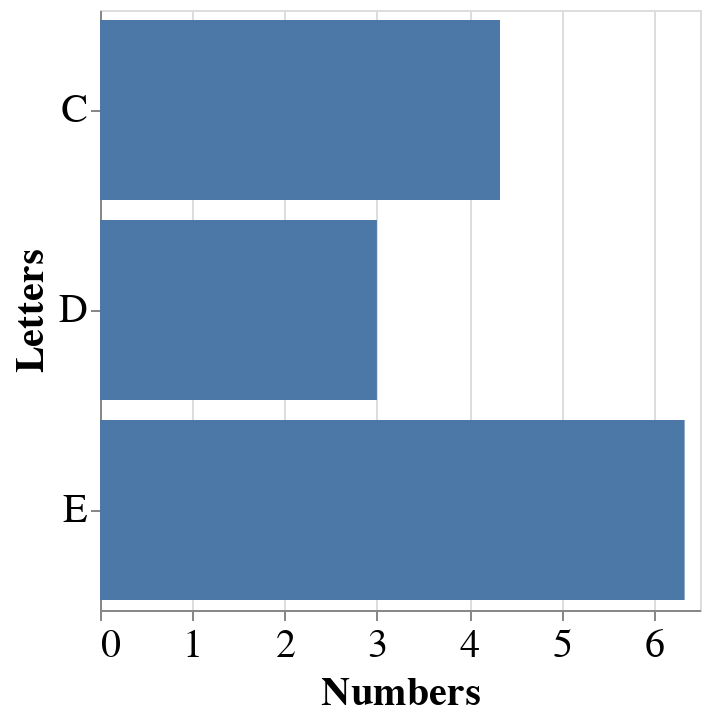

The notebook cell saved with this chart:
### Markdown cell above
Just to prove to ourselves Altair is doing what we think it is, let's plot this new dataframe:

### Code cell
alt.Chart(df2).mark_bar().encode(
    alt.Y('Letters:N'),
    alt.X('Numbers:Q')
)

### Figure 1 — Vega-Lite specification as saved in the notebook (floating-point values rounded to 4 significant figures)
{"height": 300, "config": {"style": {"circle": {"size": 400}, "point": {"size": 400}, "square": {"size": 400}}, "legend": {"symbolSize": 20, "titleFontSize": 20, "labelFontSize": 20}, "axis": {"titleFontSize": 20, "labelFontSize": 20}}, "data": {"name": "data-08532e5c2ba2d3ed8aa93fb88c563408"}, "mark": "bar", "encoding": {"x": {"type": "quantitative", "field": "Numbers"}, "y": {"type": "nominal", "field": "Letters"}}, "$schema": "https://vega.github.io/schema/vega-lite/v4.0.2.json", "datasets": {"data-08532e5c2ba2d3ed8aa93fb88c563408": [{"Letters": "C", "Numbers": 4.333}, {"Letters": "D", "Numbers": 3.0}, {"Letters": "E", "Numbers": 6.333}]}}
